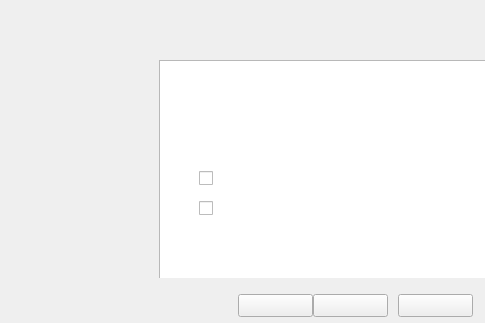
<?xml version="1.0" encoding="UTF-8"?>
<ui version="4.0">
 <class>InstallationComplete</class>
 <widget class="QWidget" name="InstallationComplete">
  <property name="geometry">
   <rect>
    <x>0</x>
    <y>0</y>
    <width>485</width>
    <height>323</height>
   </rect>
  </property>
  <property name="minimumSize">
   <size>
    <width>485</width>
    <height>323</height>
   </size>
  </property>
  <property name="maximumSize">
   <size>
    <width>485</width>
    <height>323</height>
   </size>
  </property>
  <property name="windowTitle">
   <string>Form</string>
  </property>
  <widget class="QWidget" name="widget" native="true">
   <property name="geometry">
    <rect>
     <x>-11</x>
     <y>-10</y>
     <width>501</width>
     <height>288</height>
    </rect>
   </property>
   <property name="minimumSize">
    <size>
     <width>0</width>
     <height>288</height>
    </size>
   </property>
   <property name="maximumSize">
    <size>
     <width>16777215</width>
     <height>288</height>
    </size>
   </property>
   <widget class="QLabel" name="labelWallpaper">
    <property name="geometry">
     <rect>
      <x>9</x>
      <y>9</y>
      <width>165</width>
      <height>285</height>
     </rect>
    </property>
    <property name="minimumSize">
     <size>
      <width>165</width>
      <height>285</height>
     </size>
    </property>
    <property name="maximumSize">
     <size>
      <width>165</width>
      <height>285</height>
     </size>
    </property>
    <property name="text">
     <string/>
    </property>
   </widget>
   <widget class="QTextEdit" name="textEditcontent">
    <property name="geometry">
     <rect>
      <x>170</x>
      <y>70</y>
      <width>331</width>
      <height>223</height>
     </rect>
    </property>
    <property name="minimumSize">
     <size>
      <width>330</width>
      <height>223</height>
     </size>
    </property>
    <property name="maximumSize">
     <size>
      <width>340</width>
      <height>223</height>
     </size>
    </property>
    <property name="cursor" stdset="0">
     <cursorShape>ArrowCursor</cursorShape>
    </property>
    <property name="html">
     <string>&lt;!DOCTYPE HTML PUBLIC &quot;-//W3C//DTD HTML 4.0//EN&quot; &quot;http://www.w3.org/TR/REC-html40/strict.dtd&quot;&gt;
&lt;html&gt;&lt;head&gt;&lt;meta name=&quot;qrichtext&quot; content=&quot;1&quot; /&gt;&lt;style type=&quot;text/css&quot;&gt;
p, li { white-space: pre-wrap; }
&lt;/style&gt;&lt;/head&gt;&lt;body style=&quot; font-family:'SimSun'; font-size:9pt; font-weight:400; font-style:normal;&quot;&gt;
&lt;p style=&quot;-qt-paragraph-type:empty; margin-top:0px; margin-bottom:0px; margin-left:0px; margin-right:0px; -qt-block-indent:0; text-indent:0px;&quot;&gt;&lt;br /&gt;&lt;/p&gt;&lt;/body&gt;&lt;/html&gt;</string>
    </property>
   </widget>
   <widget class="QCheckBox" name="checkBox">
    <property name="geometry">
     <rect>
      <x>210</x>
      <y>180</y>
      <width>221</width>
      <height>16</height>
     </rect>
    </property>
    <property name="text">
     <string/>
    </property>
   </widget>
   <widget class="QLabel" name="labelTitleComplete">
    <property name="geometry">
     <rect>
      <x>170</x>
      <y>10</y>
      <width>331</width>
      <height>61</height>
     </rect>
    </property>
    <property name="text">
     <string/>
    </property>
   </widget>
   <widget class="QCheckBox" name="checkBoxIsDesktop">
    <property name="geometry">
     <rect>
      <x>210</x>
      <y>210</y>
      <width>221</width>
      <height>16</height>
     </rect>
    </property>
    <property name="text">
     <string/>
    </property>
   </widget>
  </widget>
  <widget class="QPushButton" name="pushButtonfinish">
   <property name="geometry">
    <rect>
     <x>313</x>
     <y>294</y>
     <width>75</width>
     <height>23</height>
    </rect>
   </property>
   <property name="text">
    <string/>
   </property>
  </widget>
  <widget class="QPushButton" name="pushButtonCancel">
   <property name="geometry">
    <rect>
     <x>398</x>
     <y>294</y>
     <width>75</width>
     <height>23</height>
    </rect>
   </property>
   <property name="text">
    <string/>
   </property>
  </widget>
  <widget class="QPushButton" name="pushButtonLastStep">
   <property name="geometry">
    <rect>
     <x>238</x>
     <y>294</y>
     <width>75</width>
     <height>23</height>
    </rect>
   </property>
   <property name="text">
    <string/>
   </property>
  </widget>
 </widget>
 <resources/>
 <connections/>
</ui>
